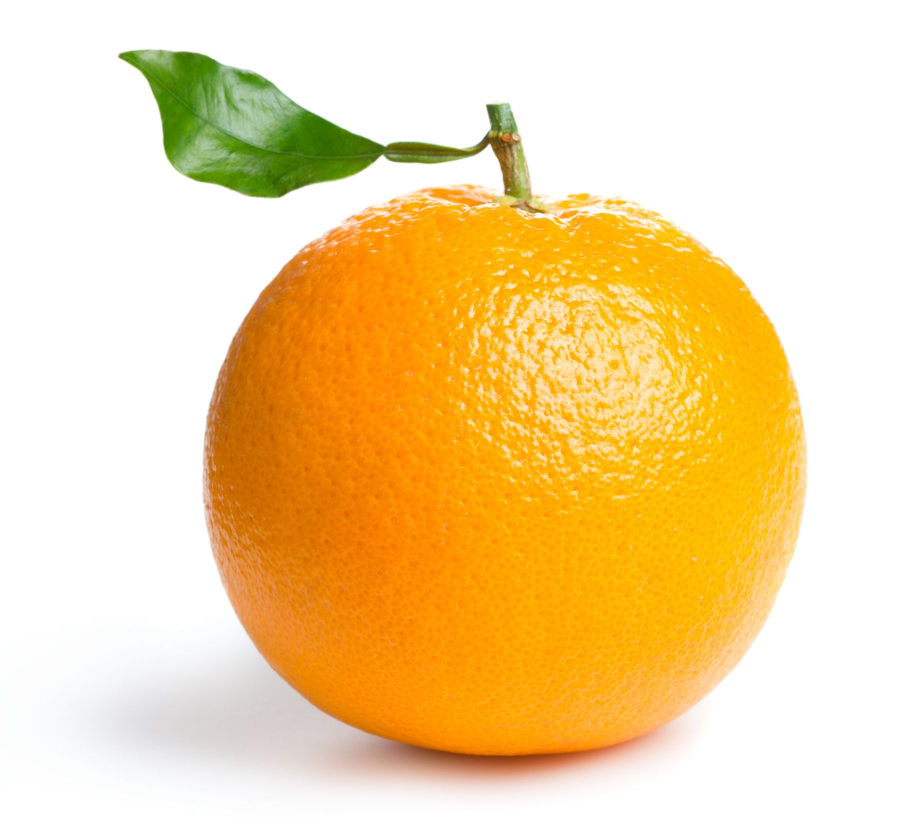
#> input picture img1.jpg, 1804 x 1661 px (shown at 1/2 size)
$ python 64.py
#> lines starting #> are read from the running program, lines starting #| are printed output that depends on the picture
import cv2 as cv
img1=cv.imread("img1.jpg")
#> img1 is the input picture: shape (1661, 1804, 3); mean B, G, R 160.3, 215, 244.9
img2=cv.imread("img2.jpg")
img3=cv.imread("img3.jpg")
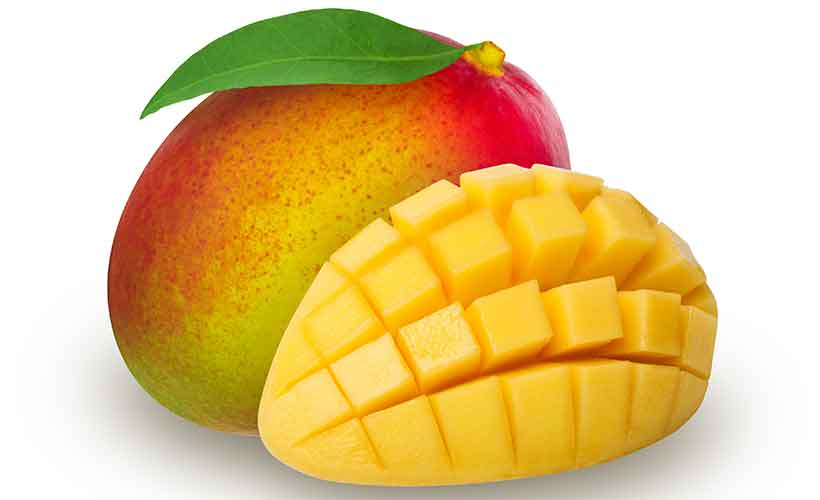
#> input picture img3.jpg, 820 x 500 px
#> img3 is the input picture: shape (500, 820, 3); mean B, G, R 134.7, 197.4, 227.1
img4=cv.imread("img4.webp")
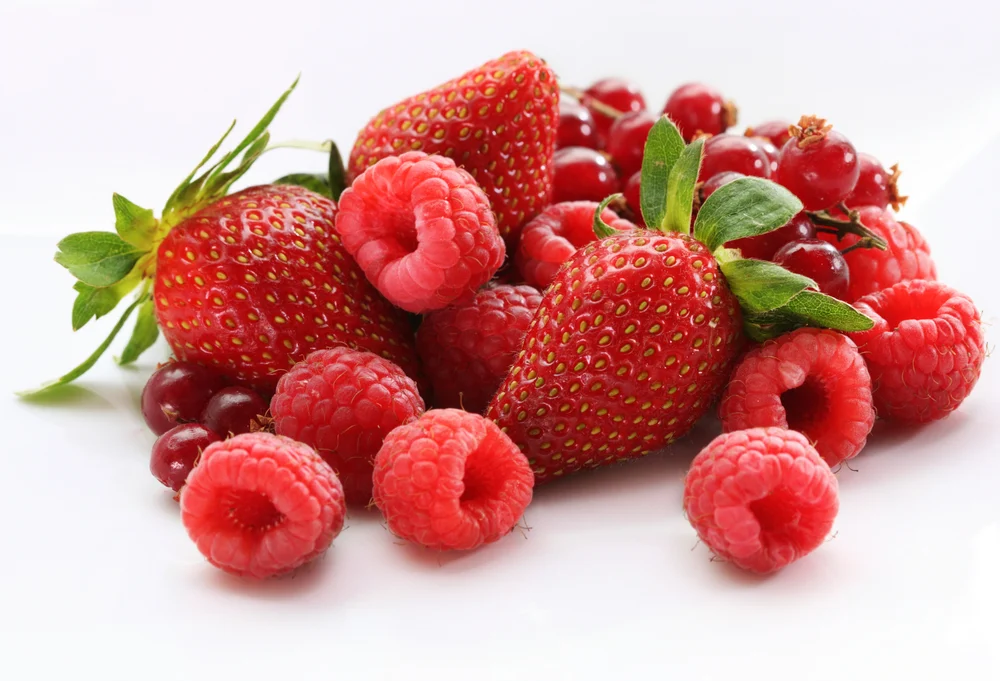
#> input picture img4.webp, 1000 x 681 px
#> img4 is the input picture: shape (681, 1000, 3); mean B, G, R 150.8, 155.1, 210.4
img5=cv.imread("img5.jpg")
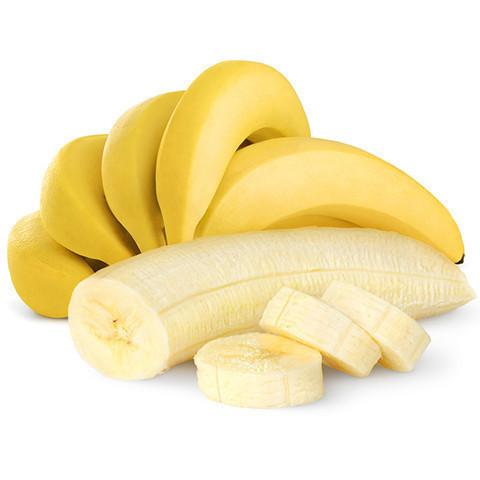
#> input picture img5.jpg, 480 x 480 px
#> img5 is the input picture: shape (480, 480, 3); mean B, G, R 194.6, 234.1, 246.7
img6=cv.imread("img6.jpg")
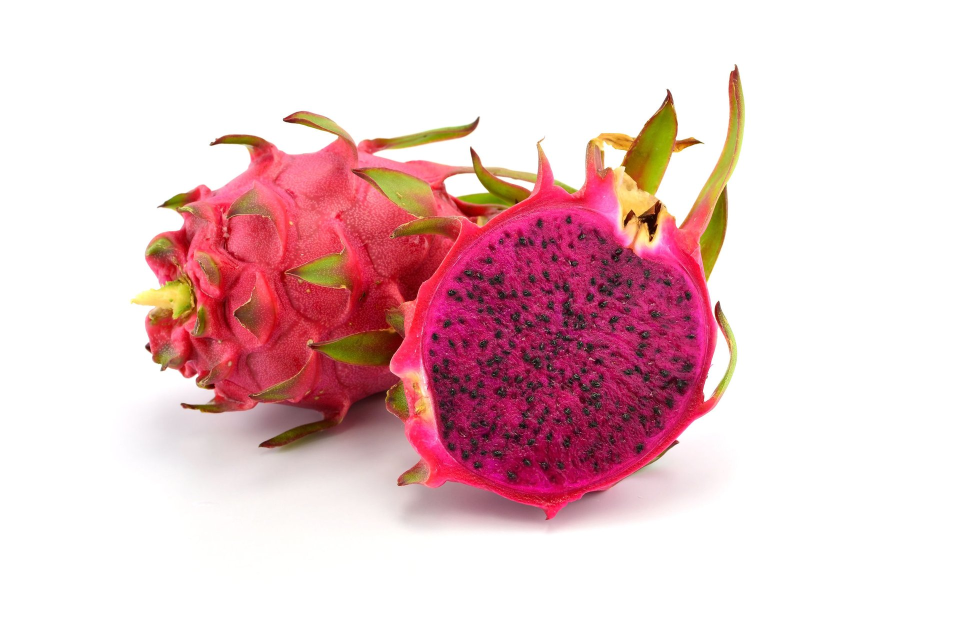
#> input picture img6.jpg, 1920 x 1275 px (shown at 1/2 size)
#> img6 is the input picture: shape (1275, 1920, 3); mean B, G, R 203.8, 200.1, 233.3
size1=(400,400)
temp1=cv.resize(img1,size1)
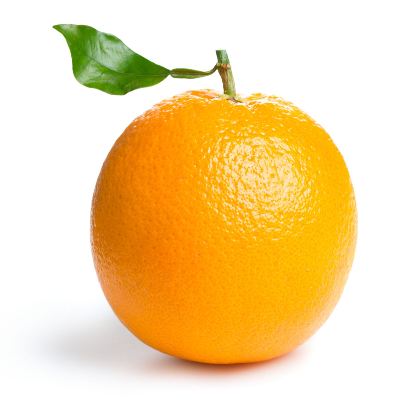
#> temp1: shape (400, 400, 3); mean B, G, R 160.3, 215, 244.9
#> (the run stopped early here; a loop or call above may not have finished)
